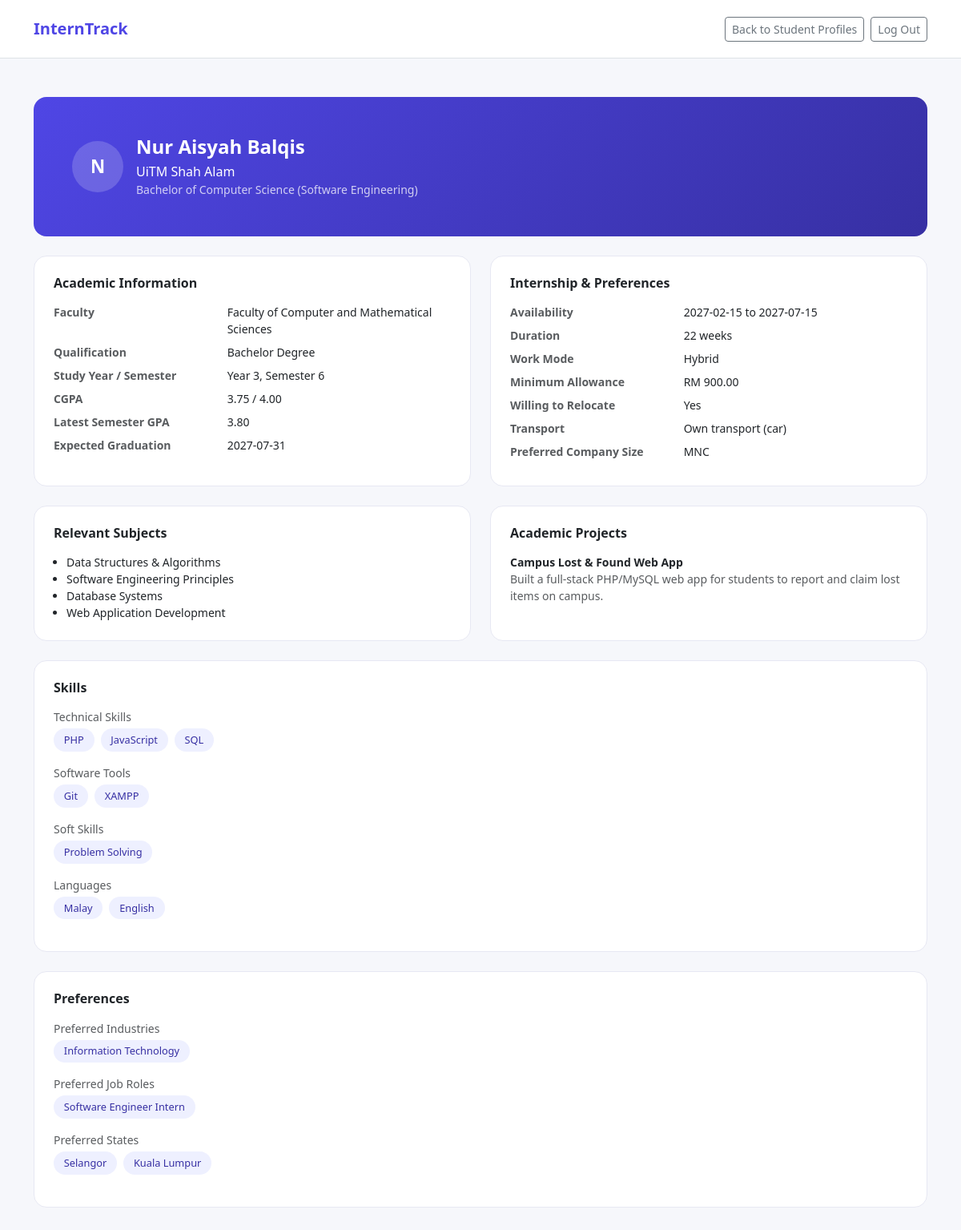
Page /views/profile/show.php?id=1 (signed in) on the committed database.
### tables this page shows
CREATE TABLE IF NOT EXISTS `students` (
  `id` INT UNSIGNED AUTO_INCREMENT PRIMARY KEY,
  `display_name` VARCHAR(150) NOT NULL,
  `institution_name` VARCHAR(150) NOT NULL,
  `qualification_level` VARCHAR(60) DEFAULT NULL,
  `faculty` VARCHAR(150) DEFAULT NULL,
  `course_name` VARCHAR(150) DEFAULT NULL,
  `course_code` VARCHAR(30) DEFAULT NULL,
  `study_year` TINYINT UNSIGNED DEFAULT NULL,
  `current_semester` TINYINT UNSIGNED DEFAULT NULL,
  `expected_graduation_date` DATE DEFAULT NULL,
  `internship_start_date` DATE DEFAULT NULL,
  `internship_end_date` DATE DEFAULT NULL,
  `internship_duration_weeks` SMALLINT UNSIGNED DEFAULT NULL,
  `current_cgpa` DECIMAL(4,2) DEFAULT NULL,
  `cgpa_scale` DECIMAL(3,2) NOT NULL DEFAULT 4.00,
  `latest_semester_gpa` DECIMAL(4,2) DEFAULT NULL,
  `portfolio_url` VARCHAR(255) DEFAULT NULL,
  `github_url` VARCHAR(255) DEFAULT NULL,
  `linkedin_url` VARCHAR(255) DEFAULT NULL,
  `preferred_work_mode` ENUM('onsite','remote','hybrid','flexible') DEFAULT 'flexible',
  `minimum_allowance` DECIMAL(8,2) DEFAULT NULL,
  `willing_to_relocate` TINYINT(1) NOT NULL DEFAULT 0,
  `transport_availability` VARCHAR(100) DEFAULT NULL,
  `preferred_company_size` VARCHAR(50) DEFAULT NULL,
  `photo_path` VARCHAR(255) DEFAULT NULL,
  `created_at` TIMESTAMP NOT NULL DEFAULT CURRENT_TIMESTAMP,
  `updated_at` TIMESTAMP NOT NULL DEFAULT CURRENT_TIMESTAMP ON UPDATE CURRENT_TIMESTAMP
);

CREATE TABLE IF NOT EXISTS `student_academic_projects` (
  `id` INT UNSIGNED AUTO_INCREMENT PRIMARY KEY,
  `student_id` INT UNSIGNED NOT NULL,
  `title` VARCHAR(200) NOT NULL,
  `description` TEXT,
  FOREIGN KEY (`student_id`) REFERENCES `students`(`id`) ON DELETE CASCADE
);

### config/app.php (called while the page is built, shortened)
<?php
if (!function_exists('interntrack_env_load')) {
    function interntrack_env_load(string $path): array
    {
        if (!is_file($path)) {
            return [];
        }
        $values = [];
        return $values;
    }
}
if (!function_exists('interntrack_config')) {
    function interntrack_config(): array
    {
        static $config = null;
        if ($config !== null) {
            return $config;
        }
        $env = interntrack_env_load(dirname(__DIR__) . '/.env');
        $scheme  = (!empty($_SERVER['HTTPS']) && $_SERVER['HTTPS'] !== 'off') ? 'https' : 'http';
        $host    = $env['APP_HOST'] ?? ($_SERVER['HTTP_HOST'] ?? 'localhost');
        $appPort = $env['APP_PORT'] ?? null;
        $projectRoot  = str_replace('\\', '/', dirname(__DIR__));
        $documentRoot = rtrim(str_replace('\\', '/', $_SERVER['DOCUMENT_ROOT'] ?? ''), '/');
        $basePath = ($documentRoot !== '' && str_starts_with($projectRoot, $documentRoot))
            ? rtrim(substr($projectRoot, strlen($documentRoot)), '/')
            : '';
        if (!empty($env['APP_URL'])) {
            $appUrl = rtrim($env['APP_URL'], '/');
        } else {
            $hostOnly = explode(':', $host)[0];
            $appUrl = $scheme . '://' . $hostOnly . ($appPort ? ':' . $appPort : '') . $basePath;
        }
        $config = [
            'app' => [
                'name'      => $env['APP_NAME'] ?? 'InternTrack',
                'env'       => $env['APP_ENV'] ?? 'local',
                'url'       => $appUrl,
                'host'      => $host,
                'port'      => $appPort,
                'base_path' => $basePath,
            ],
            'db' => [
                'host'    => $env['DB_HOST'] ?? '127.0.0.1',
                'port'    => $env['DB_PORT'] ?? '3306',
                'name'    => $env['DB_NAME'] ?? 'interntrack',
                'user'    => $env['DB_USER'] ?? 'root',
                'pass'    => $env['DB_PASS'] ?? '',
                'charset' => $env['DB_CHARSET'] ?? 'utf8mb4',
            ],
            'ai' => [
                'anthropic_api_key' => $env['ANTHROPIC_API_KEY'] ?? '',
                'enabled'           => filter_var($env['AI_FEATURE_ENABLED'] ?? true, FILTER_VALIDATE_BOOLEAN),
            ],
            'academic' => [
                'cgpa_scale_default' => (float) ($env['CGPA_SCALE_DEFAULT'] ?? 4.00),
            ],
            'auth' => [
                'admin_username' => $env['ADMIN_USERNAME'] ?? 'admin',
                'admin_password' => $env['ADMIN_PASSWORD'] ?? 'admin',
            ],
        ];
        return $config;
    }
}
return interntrack_config();

### views/profile/show.php (the view, shortened to what this page needs)
<?php
$config = require_once __DIR__ . '/../../config/app.php';
require __DIR__ . '/../../config/database.php';
$appUrl  = $config['app']['url'];
$appName = $config['app']['name'];
$pdo     = interntrack_db();
$studentId = (int) ($_GET['id'] ?? 0);
$stmt = $pdo->prepare('SELECT * FROM students WHERE id = :id');
$stmt->execute(['id' => $studentId]);
$student = $stmt->fetch();
    ?>
    <?php
$subjects = $pdo->prepare('SELECT subject_name FROM student_subjects WHERE student_id = :id ORDER BY id');
$subjects->execute(['id' => $studentId]);
$subjects = $subjects->fetchAll(PDO::FETCH_COLUMN);
$projects = $pdo->prepare('SELECT title, description FROM student_academic_projects WHERE student_id = :id ORDER BY id');
$projects->execute(['id' => $studentId]);
$projects = $projects->fetchAll();
$skillsStmt = $pdo->prepare('SELECT skill_type, skill_name FROM student_skills WHERE student_id = :id ORDER BY skill_type, id');
$skillsStmt->execute(['id' => $studentId]);
$skillsByType = [];
foreach ($skillsStmt->fetchAll() as $row) {
    $skillsByType[$row['skill_type']][] = $row['skill_name'];
}
$prefStmt = $pdo->prepare('SELECT preference_type, preference_value FROM student_preferences WHERE student_id = :id ORDER BY preference_type, id');
$prefStmt->execute(['id' => $studentId]);
$prefsByType = [];
foreach ($prefStmt->fetchAll() as $row) {
    $prefsByType[$row['preference_type']][] = $row['preference_value'];
}
$skillTypeLabels = [
    'technical_skill' => 'Technical Skills',
    'software_tool'   => 'Software Tools',
    'soft_skill'      => 'Soft Skills',
    'language'        => 'Languages',
];
$prefTypeLabels = [
    'industry'  => 'Preferred Industries',
    'job_role'  => 'Preferred Job Roles',
    'state'     => 'Preferred States',
];
?>
<!DOCTYPE html>
<html lang="en">
<head>
<link href="https://cdn.jsdelivr.net/npm/bootstrap@5.3.3/dist/css/bootstrap.min.css" rel="stylesheet">
</head>
<body>
<nav class="navbar navbar-expand-lg bg-white border-bottom">
  <div class="container d-flex flex-wrap align-items-center justify-content-between gap-2 py-2">
    <a class="navbar-brand fw-semibold mb-0" href="<?= htmlspecialchars($appUrl) ?>/">
      <strong><?= htmlspecialchars($appName) ?></strong>
    </a>
    <div class="d-flex align-items-center gap-2">
      <a href="<?= htmlspecialchars($appUrl) ?>/views/profile/index.php" class="btn btn-sm btn-outline-secondary">Back to Student Profiles</a>
      <a href="<?= htmlspecialchars($appUrl) ?>/logout.php" class="btn btn-sm btn-outline-secondary">Log Out</a>
    </div>
  </div>
</nav>
<main class="container py-4 py-md-5">
  <div class="profile-hero p-4 p-md-5 mb-4">
    <div class="d-flex flex-column flex-sm-row align-items-start align-items-sm-center gap-3">
      <div class="avatar-circle-lg">
        <?= htmlspecialchars(mb_substr($student['display_name'], 0, 1)) ?>
      </div>
      <div>
        <h1 class="h4 fw-bold mb-1"><?= htmlspecialchars($student['display_name']) ?></h1>
        <p class="mb-0 opacity-90"><?= htmlspecialchars($student['institution_name']) ?></p>
        <p class="mb-0 opacity-75 small"><?= htmlspecialchars($student['course_name'] ?? 'Course not set') ?></p>
      </div>
    </div>
  </div>
  <div class="row g-3 g-md-4">
    <div class="col-12 col-lg-6">
      <div class="info-card p-4 h-100">
        <h2 class="h6 fw-semibold mb-3">Academic Information</h2>
        <dl class="row small mb-0">
          <dt class="col-5 text-muted">Faculty</dt><dd class="col-7"><?= htmlspecialchars($student['faculty'] ?? '-') ?></dd>
          <dt class="col-5 text-muted">Qualification</dt><dd class="col-7"><?= htmlspecialchars($student['qualification_level'] ?? '-') ?></dd>
          <dt class="col-5 text-muted">Study Year / Semester</dt><dd class="col-7">Year <?= htmlspecialchars((string) ($student['study_year'] ?? '-')) ?>, Semester <?= htmlspecialchars((string) ($student['current_semester'] ?? '-')) ?></dd>
          <dt class="col-5 text-muted">CGPA</dt><dd class="col-7"><?= $student['current_cgpa'] !== null ? htmlspecialchars((string) $student['current_cgpa']) . ' / ' . htmlspecialchars((string) $student['cgpa_scale']) : 'Not set' ?></dd>
          <dt class="col-5 text-muted">Latest Semester GPA</dt><dd class="col-7"><?= htmlspecialchars((string) ($student['latest_semester_gpa'] ?? 'Not set')) ?></dd>
          <dt class="col-5 text-muted">Expected Graduation</dt><dd class="col-7"><?= htmlspecialchars($student['expected_graduation_date'] ?? '-') ?></dd>
        </dl>
      </div>
    </div>
    <div class="col-12 col-lg-6">
      <div class="info-card p-4 h-100">
        <h2 class="h6 fw-semibold mb-3">Internship &amp; Preferences</h2>
        <dl class="row small mb-0">
          <dt class="col-5 text-muted">Availability</dt><dd class="col-7"><?= htmlspecialchars($student['internship_start_date'] ?? '-') ?> to <?= htmlspecialchars($student['internship_end_date'] ?? '-') ?></dd>
          <dt class="col-5 text-muted">Duration</dt><dd class="col-7"><?= htmlspecialchars((string) ($student['internship_duration_weeks'] ?? '-')) ?> weeks</dd>
          <dt class="col-5 text-muted">Work Mode</dt><dd class="col-7 text-capitalize"><?= htmlspecialchars($student['preferred_work_mode'] ?? 'flexible') ?></dd>
          <dt class="col-5 text-muted">Minimum Allowance</dt><dd class="col-7"><?= $student['minimum_allowance'] !== null ? 'RM ' . htmlspecialchars((string) $student['minimum_allowance']) : 'Not specified' ?></dd>
          <dt class="col-5 text-muted">Willing to Relocate</dt><dd class="col-7"><?= $student['willing_to_relocate'] ? 'Yes' : 'No' ?></dd>
          <dt class="col-5 text-muted">Transport</dt><dd class="col-7"><?= htmlspecialchars($student['transport_availability'] ?? '-') ?></dd>
          <dt class="col-5 text-muted">Preferred Company Size</dt><dd class="col-7"><?= htmlspecialchars($student['preferred_company_size'] ?? '-') ?></dd>
        </dl>
      </div>
    </div>
    <div class="col-12 col-lg-6">
      <div class="info-card p-4 h-100">
        <h2 class="h6 fw-semibold mb-3">Relevant Subjects</h2>
        <?php if (empty($subjects)): ?>
          <p class="text-muted small mb-0">No subjects recorded.</p>
        <?php else: ?>
          <ul class="small mb-0 ps-3">
            <?php foreach ($subjects as $subject): ?>
              <li><?= htmlspecialchars($subject) ?></li>
            <?php endforeach; ?>
          </ul>
        <?php endif; ?>
      </div>
    </div>
    <div class="col-12 col-lg-6">
      <div class="info-card p-4 h-100">
        <h2 class="h6 fw-semibold mb-3">Academic Projects</h2>
        <?php if (empty($projects)): ?>
          <p class="text-muted small mb-0">No academic projects recorded.</p>
        <?php else: ?>
          <?php foreach ($projects as $project): ?>
            <div class="mb-2">
              <p class="small fw-semibold mb-0"><?= htmlspecialchars($project['title']) ?></p>
              <p class="small text-muted mb-0"><?= htmlspecialchars($project['description'] ?? '') ?></p>
            </div>
          <?php endforeach; ?>
        <?php endif; ?>
      </div>
    </div>
    <div class="col-12">
      <div class="info-card p-4">
        <h2 class="h6 fw-semibold mb-3">Skills</h2>
        <?php if (empty($skillsByType)): ?>
          <p class="text-muted small mb-0">No skills recorded.</p>
        <?php else: ?>
          <?php foreach ($skillTypeLabels as $type => $label): ?>
            <?php if (!empty($skillsByType[$type])): ?>
              <p class="small text-muted mb-1"><?= htmlspecialchars($label) ?></p>
              <div class="d-flex flex-wrap gap-2 mb-3">
                <?php foreach ($skillsByType[$type] as $skill): ?>
                  <span class="pill"><?= htmlspecialchars($skill) ?></span>
                <?php endforeach; ?>
              </div>
            <?php endif; ?>
          <?php endforeach; ?>
        <?php endif; ?>
      </div>
    </div>
    <div class="col-12">
      <div class="info-card p-4">
        <h2 class="h6 fw-semibold mb-3">Preferences</h2>
        <?php if (empty($prefsByType)): ?>
          <p class="text-muted small mb-0">No preferences recorded.</p>
        <?php else: ?>
          <?php foreach ($prefTypeLabels as $type => $label): ?>
            <?php if (!empty($prefsByType[$type])): ?>
              <p class="small text-muted mb-1"><?= htmlspecialchars($label) ?></p>
              <div class="d-flex flex-wrap gap-2 mb-3">
                <?php foreach ($prefsByType[$type] as $value): ?>
                  <span class="pill"><?= htmlspecialchars($value) ?></span>
                <?php endforeach; ?>
              </div>
            <?php endif; ?>
          <?php endforeach; ?>
        <?php endif; ?>
      </div>
    </div>
  </div>
</main>
</body>
</html>

### views/profile/show.php (style rules this page uses)
:root { --brand: #4f46e5; --brand-dark: #3730a3; --bg-soft: #f6f7fb; }
body { background: var(--bg-soft); font-family: 'Segoe UI', system-ui, -apple-system, sans-serif; }
.navbar-brand strong { color: var(--brand); }
.profile-hero { background: linear-gradient(135deg, var(--brand) 0%, var(--brand-dark) 100%); color: #fff; border-radius: 1rem; }
.avatar-circle-lg { width: 64px; height: 64px; border-radius: 50%; background: rgba(255,255,255,.18); display: flex; align-items: center; justify-content: center; font-weight: 700; font-size: 1.4rem; flex-shrink: 0; }
.info-card { border: 1px solid #e7e8f3; border-radius: 1rem; background: #fff; }
.pill { background: #eef0ff; color: var(--brand-dark); font-size: .8rem; border-radius: 999px; padding: .3rem .8rem; display: inline-block; }

### rows in the picture
students: display_name "N", display_name "Nur Aisyah Balqis", institution_name "UiTM Shah Alam", course_name "Bachelor of Computer Science (Software Engineering)", faculty "Faculty of Computer and Mathematical Sciences", qualification_level "Bachelor Degree", study_year "3", current_semester "6", current_cgpa "3.75", cgpa_scale "4.00", latest_semester_gpa "3.80", expected_graduation_date "2027-07-31", internship_start_date "2027-02-15", internship_end_date "2027-07-15", internship_duration_weeks "22", preferred_work_mode "Hybrid", minimum_allowance "900.00", transport_availability "Own transport (car)", preferred_company_size "MNC"
student_academic_projects: title "Campus Lost & Found Web App", description "Built a full-stack PHP/MySQL web app for students to report and claim lost items on campus."

### other values in the picture
$appName "InternTrack"
$subject "Data Structures & Algorithms"
$subject "Software Engineering Principles"
$subject "Database Systems"
$subject "Web Application Development"
$label "Technical Skills"
$skill "PHP"
$skill "JavaScript"
$skill "SQL"
$label "Software Tools"
$skill "Git"
$skill "XAMPP"
$label "Soft Skills"
$skill "Problem Solving"
$label "Languages"
